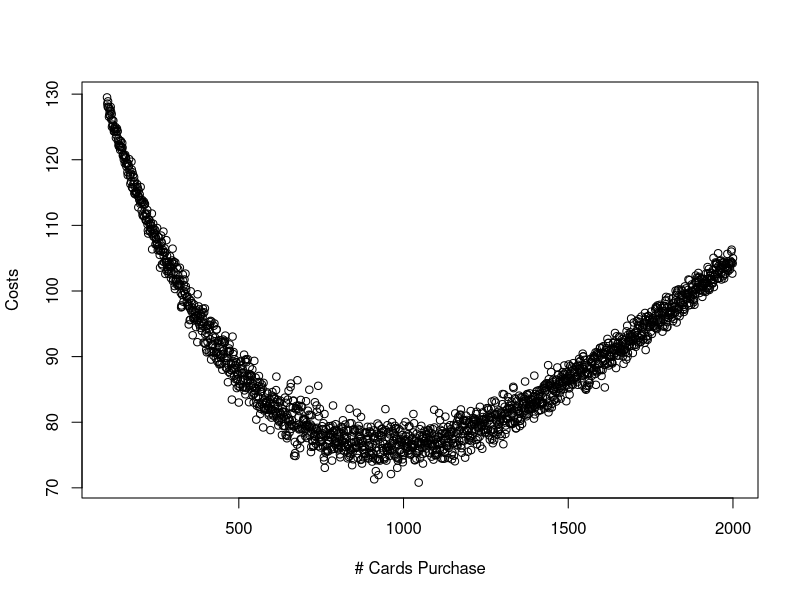
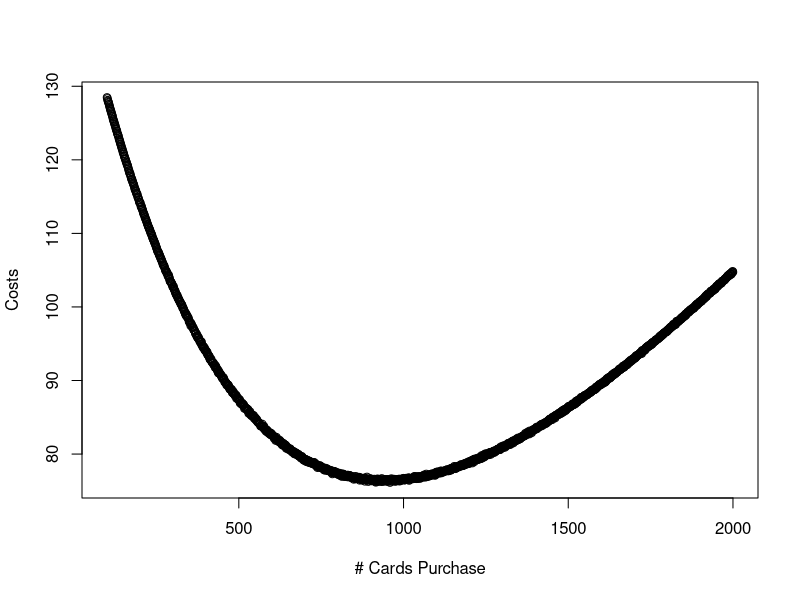

R code for these plots, in order:
library(magrittr)
library(purrr)
set.seed(1212)

# A set of cards consists of N cards
N = 586

# is it a complete set?
complete_set <- function(n, m) {
  deck = sample(n, size = m, replace = TRUE) # sample 随机采样函数 replace = TRUE 有放回采样
  ifelse(length(unique(deck)) == n, TRUE, FALSE) #如果卡片去重等于586返回TRUE 
}

# what are the odds of getting full set if you purchase many cards?
sims <- replicate(10000, complete_set(N, 3000)) #做10000次随机抽样来看集齐卡片的概率
table(sims) %>% prop.table() #prop.table 转化为百分比

# each card costs x cents
# each unique card costs y cents
random_cost = .05
unique_cost = .25

card_purchase <- function(n, full_set, rand, uniq) {
  # purchase n cards from full set
  deck = sample(full_set, size = n, replace = TRUE)
  # topup if not full set
  n * rand  + (full_set - length(unique(deck))) * uniq
}
card_purchase(3000, N, random_cost, unique_cost)

purchases = 100:2000
sim_costs <- map_dbl(purchases, ~ card_purchase(.x, N, random_cost, unique_cost))
plot(purchases, sim_costs, xlab = "# Cards Purchase", ylab = "Costs")

# to reduce uncertainty
sim_costs <- map_dbl(purchases, ~ {
  replicate(300, expr = card_purchase(.x, N, random_cost, unique_cost)) %>% #每次抽样300次取均值 根据均值做循环
    # average of trials
    mean()
})
names(sim_costs) <- purchases
plot(purchases, sim_costs, xlab = "# Cards Purchase", ylab = "Costs")

# 5个红球 5个蓝球 取3次，第一个和第三个相同的概率
red_ball=5
blue_boll=5
ball_set <- function(red,blue,n){
  temp=sample(red+blue, size = n, replace = FALSE)
  ifelse((temp[1]<=red & temp[3]<=red) | (temp[1]>red & temp[3]>red), TRUE, FALSE)
}
ball_prop <- replicate(1000, ball_set(red_ball,blue_boll,3)) #做10000次随机抽样来看集齐卡片的概率
table(ball_prop) %>% prop.table() #prop.table 转化为百分比

c_1=0.6
c_2=0.5
